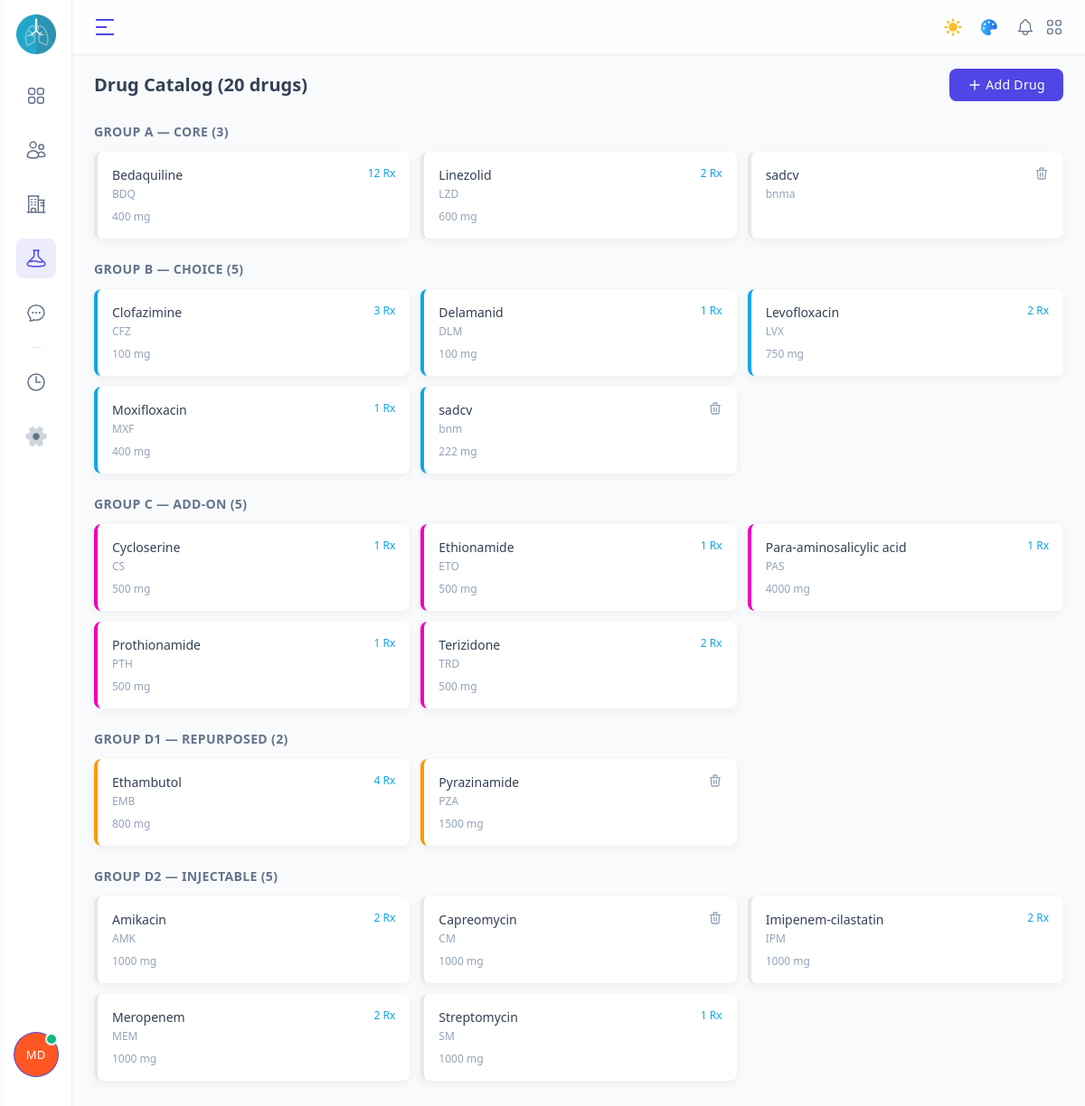
Screenshot of /app/admin/drugs.php (signed in) with the database file from the repository.
### tables this page shows
CREATE TABLE `users` (
  `id` int(11) NOT NULL,
  `patient_id` int(11) DEFAULT NULL COMMENT 'NULL for staff, value for patients',
  `name` varchar(150) NOT NULL,
  `email` varchar(150) NOT NULL,
  `password` varchar(255) NOT NULL,
  `role` enum('doctor','nurse','clinician','lab_personnel','data_officer','admin','patient') NOT NULL,
  `location` varchar(150) DEFAULT NULL,
  `phone` varchar(20) DEFAULT NULL,
  `facility_id` int(11) DEFAULT NULL,
  `image_paths` varchar(255) NOT NULL,
  `last_login` datetime DEFAULT NULL,
  `created_at` timestamp NOT NULL DEFAULT current_timestamp(),
  `is_active` tinyint(1) DEFAULT 1
);

CREATE TABLE `drugs` (
  `id` int(11) NOT NULL,
  `drug_name` varchar(100) NOT NULL,
  `drug_code` varchar(20) NOT NULL COMMENT 'Standard abbreviation e.g. BDQ, LZD, CFZ',
  `drug_group` enum('group_a','group_b','group_c','group_d1','group_d2','other') DEFAULT NULL COMMENT 'WHO MDR-TB drug grouping',
  `default_dose_mg` int(11) DEFAULT NULL,
  `unit` varchar(20) DEFAULT NULL COMMENT 'mg, ml, tablets',
  `notes` text DEFAULT NULL,
  `is_active` tinyint(1) NOT NULL DEFAULT 1,
  `created_at` timestamp NOT NULL DEFAULT current_timestamp()
);

### app/admin/drugs.php (the view, shortened to what this page needs)
<?php
require_once '../config/db.php';
 $group_labels = [
    'group_a'  => 'Group A — Core',
    'group_b'  => 'Group B — Choice',
    'group_c'  => 'Group C — Add-on',
    'group_d1' => 'Group D1 — Repurposed',
    'group_d2' => 'Group D2 — Injectable',
    'other'    => 'Other',
];
 $group_colors = [
    'group_a'  => 'border-l-primary',
    'group_b'  => 'border-l-info',
    'group_c'  => 'border-l-secondary',
    'group_d1' => 'border-l-warning',
    'group_d2' => 'border-l-error',
    'other'    => 'border-l-slate-400',
];
 $drugs = $conn->query("
    SELECT d.*,
           (SELECT COUNT(*) FROM regimen_drugs rd WHERE rd.drug_id = d.id AND rd.is_active = 1) AS in_regimen_count
    FROM drugs d
    WHERE d.is_active = 1
    ORDER BY FIELD(d.drug_group, 'group_a','group_b','group_c','group_d1','group_d2','other'), d.drug_name
")->fetch_all(MYSQLI_ASSOC);
 $grouped = [];
foreach ($drugs as $d) {
    $g = $d['drug_group'] ?? 'other';
    if (!isset($grouped[$g])) $grouped[$g] = [];
    $grouped[$g][] = $d;
}
?>
<?php require_once 'admin_header.php'; ?>
<main class="main-content w-full px-[var(--margin-x)] pb-8">
  <div class="mt-4 flex flex-col sm:flex-row sm:items-center sm:justify-between gap-4">
    <h1 class="text-xl font-semibold text-slate-700 dark:text-navy-100">Drug Catalog (<?= count($drugs) ?> drugs)</h1>
    <button onclick="document.getElementById('addDrugForm').classList.toggle('hidden')" class="btn h-9 bg-primary text-white hover:bg-primary-focus dark:bg-accent dark:hover:bg-accent-focus">
      <svg class="mr-1 size-4" fill="none" viewbox="0 0 24 24" stroke="currentColor" stroke-width="2"><path stroke-linecap="round" stroke-linejoin="round" d="M12 4.5v15m7.5-7.5h-15"/></svg>
      Add Drug
    </button>
  </div>
  <?php foreach ($grouped as $group => $group_drugs): ?>
  <div class="mt-6">
    <h2 class="text-sm font-semibold uppercase tracking-wide text-slate-500 dark:text-navy-300"><?= $group_labels[$group] ?? $group ?> (<?= count($group_drugs) ?>)</h2>
    <div class="mt-3 grid grid-cols-1 sm:grid-cols-2 lg:grid-cols-3 xl:grid-cols-4 gap-3">
      <?php foreach ($group_drugs as $d): ?>
      <div class="card border-l-4 <?= $group_colors[$group] ?? 'border-l-slate-400' ?> p-4">
        <div class="flex items-start justify-between">
          <div>
            <h3 class="font-medium text-slate-700 dark:text-navy-100"><?= htmlspecialchars($d['drug_name']) ?></h3>
            <span class="text-xs font-mono text-slate-400"><?= htmlspecialchars($d['drug_code']) ?></span>
          </div>
          <?php if ($d['in_regimen_count'] == 0): ?>
          <a href="drugs.php?delete=<?= $d['id'] ?>" onclick="return confirm('Remove this drug?')" class="text-slate-400 hover:text-error" title="Remove">
            <svg class="size-4" fill="none" viewbox="0 0 24 24" stroke="currentColor" stroke-width="2"><path stroke-linecap="round" stroke-linejoin="round" d="M19 7l-.867 12.142A2 2 0 0116.138 21H7.862a2 2 0 01-1.995-1.858L5 7m5 4v6m4-6v6m1-10V4a1 1 0 00-1-1h-4a1 1 0 00-1 1v3M4 7h16"/></svg>
          </a>
          <?php else: ?>
          <span class="text-xs text-info" title="In <?= $d['in_regimen_count'] ?> active regimen(s)"><?= $d['in_regimen_count'] ?> Rx</span>
          <?php endif; ?>
        </div>
        <div class="mt-2 flex gap-3 text-xs text-slate-400">
          <?php if ($d['default_dose_mg'] > 0): ?><span><?= $d['default_dose_mg'] ?> <?= $d['unit'] ?></span><?php endif; ?>
        </div>
      </div>
      <?php endforeach; ?>
    </div>
  </div>
  <?php endforeach; ?>
</main>
<?php require_once 'admin_footer.php'; ?>

### app/admin/sidenav.php (shortened to what this page needs)
<?php
 $current_page = basename($_SERVER['PHP_SELF']);
 $user_id = (int)$_SESSION['id'];
 $res = $conn->prepare("SELECT * FROM users WHERE id = ?");
 $res->bind_param("i", $user_id);
 $res->execute();
 $user = $res->get_result()->fetch_assoc();
 $avatar_path = $user['image_paths'] ? '../../' . htmlspecialchars($user['image_paths']) : null;
 $initials = strtoupper(substr($user['name'] ?? 'AD', 0, 2));
?>
<div class="is-scrollbar-hidden flex grow flex-col space-y-4 overflow-y-auto pt-6">
  <a href="index.php"
     class="flex size-11 items-center justify-center rounded-lg outline-none transition-colors duration-200
     <?= $current_page === 'index.php'
        ? 'bg-primary/10 text-primary dark:bg-navy-600 dark:text-accent-light'
        : 'hover:bg-primary/20 focus:bg-primary/20 active:bg-primary/25 dark:hover:bg-navy-300/20 dark:focus:bg-navy-300/20 dark:active:bg-navy-300/25' ?>"
     x-tooltip.placement.right="'Dashboard'">
  </a>
  <a href="users.php"
     class="flex size-11 items-center justify-center rounded-lg outline-none transition-colors duration-200
     <?= in_array($current_page, ['users.php', 'adduser.php', 'edituser.php'])
        ? 'bg-primary/10 text-primary dark:bg-navy-600 dark:text-accent-light'
        : 'hover:bg-primary/20 focus:bg-primary/20 active:bg-primary/25 dark:hover:bg-navy-300/20 dark:focus:bg-navy-300/20 dark:active:bg-navy-300/25' ?>"
     x-tooltip.placement.right="'Users'">
  </a>
  <a href="facilities.php"
     class="flex size-11 items-center justify-center rounded-lg outline-none transition-colors duration-200
     <?= in_array($current_page, ['facilities.php', 'addfacility.php', 'editfacility.php'])
        ? 'bg-primary/10 text-primary dark:bg-navy-600 dark:text-accent-light'
        : 'hover:bg-primary/20 focus:bg-primary/20 active:bg-primary/25 dark:hover:bg-navy-300/20 dark:focus:bg-navy-300/20 dark:active:bg-navy-300/25' ?>"
     x-tooltip.placement.right="'Facilities'">
  </a>
  <a href="drugs.php"
     class="flex size-11 items-center justify-center rounded-lg outline-none transition-colors duration-200
     <?= in_array($current_page, ['drugs.php', 'adddrug.php', 'editdrug.php'])
        ? 'bg-primary/10 text-primary dark:bg-navy-600 dark:text-accent-light'
        : 'hover:bg-primary/20 focus:bg-primary/20 active:bg-primary/25 dark:hover:bg-navy-300/20 dark:focus:bg-navy-300/20 dark:active:bg-navy-300/25' ?>"
     x-tooltip.placement.right="'Drug Catalog'">
  </a>
  <a href="sms_logs.php"
     class="flex size-11 items-center justify-center rounded-lg outline-none transition-colors duration-200
     <?= $current_page === 'sms_logs.php'
        ? 'bg-primary/10 text-primary dark:bg-navy-600 dark:text-accent-light'
        : 'hover:bg-primary/20 focus:bg-primary/20 active:bg-primary/25 dark:hover:bg-navy-300/20 dark:focus:bg-navy-300/20 dark:active:bg-navy-300/25' ?>"
     x-tooltip.placement.right="'SMS Logs'">
  </a>
  <div class="my-3 mx-4 h-px bg-slate-200 dark:bg-navy-500"></div>
  <a href="audit_logs.php"
     class="flex size-11 items-center justify-center rounded-lg outline-none transition-colors duration-200
     <?= $current_page === 'audit_logs.php'
        ? 'bg-primary/10 text-primary dark:bg-navy-600 dark:text-accent-light'
        : 'hover:bg-primary/20 focus:bg-primary/20 active:bg-primary/25 dark:hover:bg-navy-300/20 dark:focus:bg-navy-300/20 dark:active:bg-navy-300/25' ?>"
     x-tooltip.placement.right="'Audit Logs'">
    <svg xmlns="http://www.w3.org/2000/svg" fill="none" viewBox="0 0 24 24" stroke-width="1.5" stroke="currentColor" class="size-6">
      <path stroke-linecap="round" stroke-linejoin="round" d="M12 6v6h4.5m4.5 0a9 9 0 1 1-18 0 9 9 0 0 1 18 0Z" />
    </svg>
  </a>
  <a href="settings.php"
     class="flex size-11 items-center justify-center rounded-lg outline-none transition-colors duration-200
     <?= $current_page === 'settings.php'
        ? 'bg-primary/10 text-primary dark:bg-navy-600 dark:text-accent-light'
        : 'hover:bg-primary/20 focus:bg-primary/20 active:bg-primary/25 dark:hover:bg-navy-300/20 dark:focus:bg-navy-300/20 dark:active:bg-navy-300/25' ?>"
     x-tooltip.placement.right="'Settings'">
  </a>
</div>
<div class="flex flex-col items-center space-y-3 py-3">
  <div x-data="usePopper({placement:'right-end',offset:12})" @click.outside="isShowPopper && (isShowPopper = false)" class="flex">
    <?php if ($avatar_path && file_exists($avatar_path)): ?>
    <button @click="isShowPopper = !isShowPopper" x-ref="popperRef" class="avatar size-12">
      <img class="rounded-full" src="<?= $avatar_path ?>" alt="avatar">
      <span class="absolute right-0 size-3.5 rounded-full border-2 border-white bg-success dark:border-navy-700"></span>
    </button>
    <?php else: ?>
    <button @click="isShowPopper = !isShowPopper" x-ref="popperRef" class="avatar size-12">
      <div class="is-initial rounded-full bg-error text-xs+ uppercase text-white ring-1 ring-primary dark:ring-accent">
        <?= $initials ?>
      </div>
      <span class="absolute right-0 size-3.5 rounded-full border-2 border-white bg-success dark:border-navy-700"></span>
    </button>
    <?php endif; ?>
  </div>
</div>

### rows the page displays
users: name "MD"
drugs: drug_name "Bedaquiline", drug_code "BDQ", in_regimen_count "12", default_dose_mg "400", unit "mg"
drugs: drug_name "Linezolid", drug_code "LZD", in_regimen_count "2", default_dose_mg "600", unit "mg"
drugs: drug_name "sadcv", drug_code "bnma"
drugs: drug_name "Clofazimine", drug_code "CFZ", in_regimen_count "3", default_dose_mg "100", unit "mg"
drugs: drug_name "Delamanid", drug_code "DLM", in_regimen_count "1", default_dose_mg "100", unit "mg"
drugs: drug_name "Levofloxacin", drug_code "LVX", in_regimen_count "2", default_dose_mg "750", unit "mg"
drugs: drug_name "Moxifloxacin", drug_code "MXF", in_regimen_count "1", default_dose_mg "400", unit "mg"
drugs: drug_name "sadcv", drug_code "bnm", default_dose_mg "222", unit "mg"
drugs: drug_name "Cycloserine", drug_code "CS", in_regimen_count "1", default_dose_mg "500", unit "mg"
drugs: drug_name "Ethionamide", drug_code "ETO", in_regimen_count "1", default_dose_mg "500", unit "mg"
drugs: drug_name "Para-aminosalicylic acid", drug_code "PAS", in_regimen_count "1", default_dose_mg "4000", unit "mg"
drugs: drug_name "Prothionamide", drug_code "PTH", in_regimen_count "1", default_dose_mg "500", unit "mg"
drugs: drug_name "Terizidone", drug_code "TRD", in_regimen_count "2", default_dose_mg "500", unit "mg"
drugs: drug_name "Ethambutol", drug_code "EMB", in_regimen_count "4", default_dose_mg "800", unit "mg"
drugs: drug_name "Pyrazinamide", drug_code "PZA", default_dose_mg "1500", unit "mg"
drugs: drug_name "Amikacin", drug_code "AMK", in_regimen_count "2", default_dose_mg "1000", unit "mg"
drugs: drug_name "Capreomycin", drug_code "CM", default_dose_mg "1000", unit "mg"
drugs: drug_name "Imipenem-cilastatin", drug_code "IPM", in_regimen_count "2", default_dose_mg "1000", unit "mg"
drugs: drug_name "Meropenem", drug_code "MEM", in_regimen_count "2", default_dose_mg "1000", unit "mg"
drugs: drug_name "Streptomycin", drug_code "SM", in_regimen_count "1", default_dose_mg "1000", unit "mg"

### other values shown
count($drugs) "20"
$group_labels[$group] "GROUP A — CORE"
count($group_drugs) "3"
$group_labels[$group] "GROUP B — CHOICE"
count($group_drugs) "5"
$group_labels[$group] "GROUP C — ADD-ON"
$group_labels[$group] "GROUP D1 — REPURPOSED"
count($group_drugs) "2"
$group_labels[$group] "GROUP D2 — INJECTABLE"
